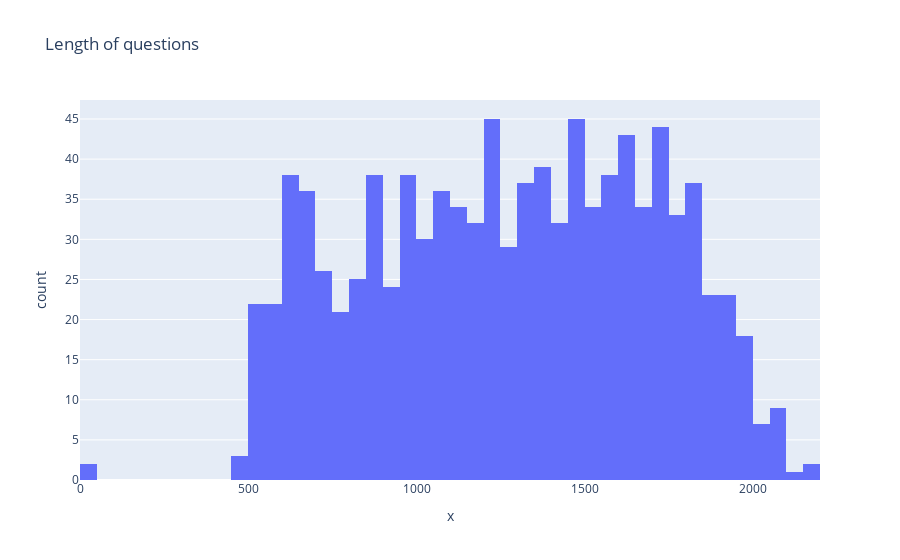

The notebook cell saved with this chart:
### Code cell
# plot histogram of lengths of questions and chosen answers
fig = px.histogram(x=[len(i) for i in questions_webGPT], nbins=100, title="Length of questions")
fig.show()

### Figure 1 — Plotly figure (JSON) as saved in the notebook; plotly's stock layout.template omitted (floating-point values rounded to 4 significant figures; data arrays with more than 128 entries replaced by an {"elided": "..."} marker saying what was removed)
{"data": [{"alignmentgroup": "True", "bingroup": "x", "hovertemplate": "x=%{x}<br>count=%{y}<extra></extra>", "legendgroup": "", "marker": {"color": "#636efa", "pattern": {"shape": ""}}, "name": "", "nbinsx": 100, "offsetgroup": "", "orientation": "v", "showlegend": false, "type": "histogram", "x": {"elided": "1000 int values"}, "xaxis": "x", "yaxis": "y"}], "layout": {"barmode": "relative", "legend": {"tracegroupgap": 0}, "title": {"text": "Length of questions"}, "xaxis": {"anchor": "y", "domain": [0, 1], "title": {"text": "x"}}, "yaxis": {"anchor": "x", "domain": [0, 1], "title": {"text": "count"}}}}
